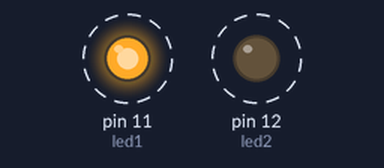
A sketch run on a simulated Arduino Uno, built with avr-gcc and run on an emulated ATmega328P. Parts: output pins drawn as LEDs (lit = HIGH). Dashed ring = blinking.

Above: at 0.5 s.
Timing chart, 0 to 4.6 s (numbered marks = the images above):
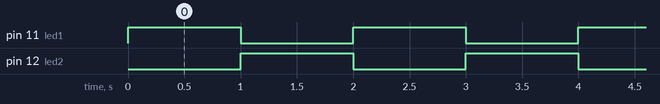

Measured:
- by itself, pin 11 (led1), pin 12 (led2): alternates HIGH for 1.0 s and LOW for 1.0 s

The sketch:

ex004.ino
```cpp
// 4) Conecte um led ao pino 12 e outro ao pino 11 e faça-os piscar alternadamente, utilizando variáveis
int led1 = 11;
int led2 = 12;

void setup() {
  pinMode(led1, OUTPUT);
  pinMode(led2, OUTPUT);
}

void loop() {
  digitalWrite(led1, HIGH);
  digitalWrite(led2, LOW);
  delay(1000);
  digitalWrite(led1, LOW);
  digitalWrite(led2, HIGH);
  delay(1000);
}
```
